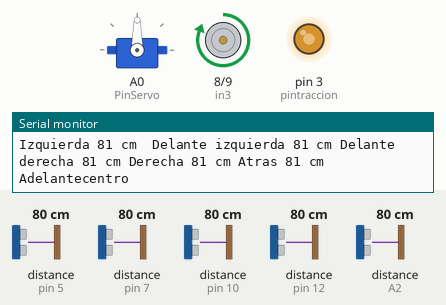
This sketch was run on a simulated Arduino Uno, built with avr-gcc and run on an emulated ATmega328P. Shown: servo, motor-driver pin pairs drawn as motors (green arrow = first pin HIGH = forward, orange = second pin HIGH = backward, longer = more drive), output pins drawn as LEDs (lit = HIGH), the last lines printed to the serial monitor. The inputs (shaded band) are chosen by the test bench; at power-on: distance to the obstacle (sensors on pin 5, pin 10, pin 12, pin 7, A2) 80 cm. The echo pulse lasts 58.3 µs per cm.

Above: at 1.2 s.
1.3 s: distance to the obstacle (sensor on pin 5) set to 2 cm
At 2.5 s:
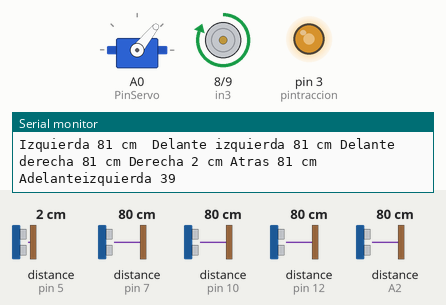
2.8 s: distance to the obstacle (sensor on pin 10) set to 64 cm
At 3.7 s:
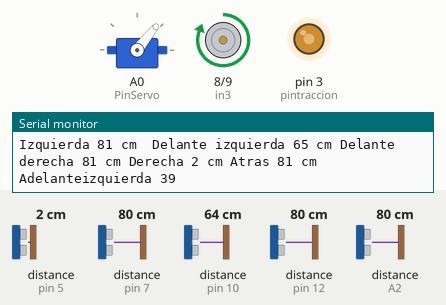
5.8 s: distance to the obstacle (sensor on pin 10) set to 55 cm
At 6.8 s:
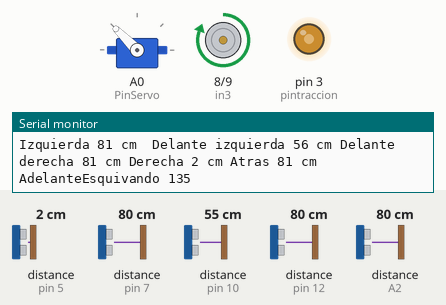
7.4 s: distance to the obstacle (sensor on pin 12) set to 2 cm
At 7.9 s:
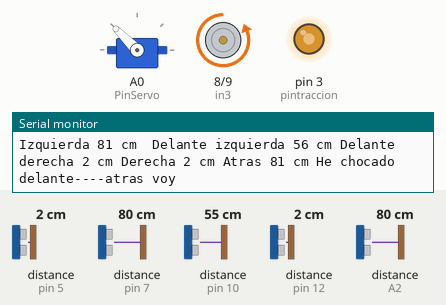
8.9 s: distance to the obstacle (sensor on pin 7) set to 14 cm
11.9 s: distance to the obstacle (sensor on pin 7) set to 10 cm
At 12.7 s:
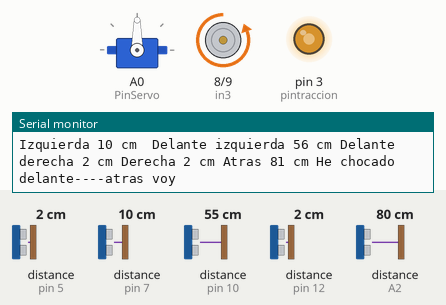
Timing chart, 0 to 14.5 s (numbered marks = the images above; inputs shaded):
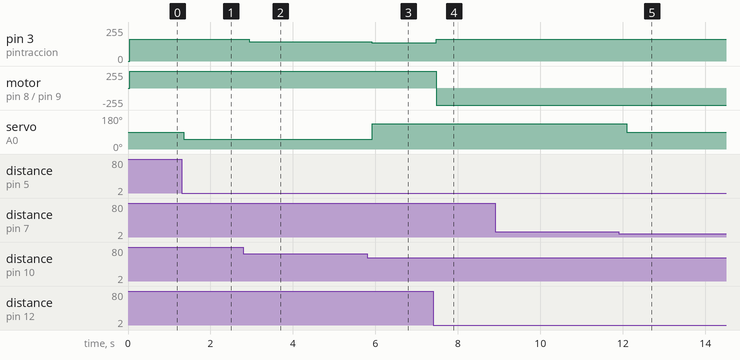

Measured:
- the behaviour switches between 59 and 58 cm on distance to the obstacle (sensor on pin 10) (found by bisection; images 2 and 3)
- the behaviour switches between 13 and 12 cm on distance to the obstacle (sensor on pin 7) (found by bisection; images 4 and 5)
- after the input at 1.3 s, servo on A0 (PinServo): 90° → 51° after 0.05 s
- after the input at 2.8 s, pin 3 (pintraccion): 162/255 → 146/255 after 0.14 s
- after the input at 5.8 s, pin 3 (pintraccion): 146/255 → 137/255 after 0.12 s; servo on A0 (PinServo): 51° → 135° after 0.12 s
- after the input at 7.4 s, pin 3 (pintraccion): 137/255 → 162/255 after 0.07 s; motor on pin 8 (in3) / pin 9 (in4): forward 255/255 → backward 255/255 after 0.07 s
- after the input at 11.9 s, servo on A0 (PinServo): 135° → 90° after 0.20 s

The sketch:

coche_autonomo_servo.ino
```cpp
#include <NewPing.h>
#include <Servo.h>
///declaraciones de funciones////
void MoverCoche();
void MirarSiChoco();
void MedirTodosLados();
int TomarMedida(NewPing sonar, int indice);
void CentrarCoche();
void AtrasGiro();
void MoverHaciaAdelante();
void MoverHaciaAtras();
void DejarCocheParado();
void GirarDerecha(int sumatorio1);
void GirarIzquierda(int sumatorio1);
void CalcularAngulo(int sumatorio1);
void CentrarDireccion();
void Esquivar(byte Angulo);
int ControlTraccion();
////ya lo llevamos bien no??//

//// esto para los mensajes de consola/////
String lado[] = {"Derecha ", " Delante izquierda ", "Delante derecha " , "Izquierda ", "Atras "};

////////////////variables////////////////////////
boolean ChoqueDel = false;
boolean ChoqueTras = false;
boolean ObstaculoDer = false;
boolean ObstaculoIzq = false;
int Angulo = 0;
byte Angulogiro = 45; /////defino Angulogiro aqui por el tema de los limites del mecanismo de giro del propio coche

/////MEDIDAS: las distancias en cm///
int izquierda = 0;
int derecha = 0;
int detras = 0;
int delanteder = 0;
int delanteizq = 0;

//////esto se puede ajustar segun corra el coche
byte margen = 10;///margen lateral
byte MargenGiro = 60;////aqui giramos
byte choque = 36;////aqui no nos da tiempo de girar ya

//////////////////los pines del arduino//////////////////////
////servo aqui
int PinServo = A0;///anda de lujo, aunque no te lo creas
int PulsoMin = 600;////ajustes del servo
int PulsoMax = 2400;
//////////////////////pines////////////////////////
/////delanteros
byte PingFaroder = 13;
byte EchoFaroder = 12;
byte PingFaroizq = 11;
byte EchoFaroizq = 10;
////modulo motores
byte in4 = 9;
byte in3 = 8;
////lados
byte EchoIzq = 7;
byte pingizq = 6;
byte EchoDer = 5;
byte pingder = 4;
///detras
/*byte pingdet = 3; // Arduino pin tied to trigger pin on the ultrasonic sensor.
  byte EchoDet = 2; // Arduino pin tied to echo pin on the ultrasonic sensor.
*/
byte pingdet = A1; // Arduino pin tied to trigger pin on the ultrasonic sensor.
byte EchoDet = A2; // Arduino pin tied to echo pin on the ultrasonic sensor.
byte pintraccion = 3;

#define MAX_DISTANCE 380 // Maximum distance we want to ping for (in centimeters). Maximum sensor distance is rated at 400-500cm.

NewPing sonarfaroder(PingFaroder, EchoFaroder, MAX_DISTANCE); // NewPing setup of pins and maximum distance.
NewPing sonarfaroizq(PingFaroizq, EchoFaroizq, MAX_DISTANCE); // NewPing setup of pins and maximum distance.
NewPing sonarder(pingder, EchoDer, MAX_DISTANCE); // NewPing setup of pins and maximum distance.
NewPing sonarizq(pingizq, EchoIzq, MAX_DISTANCE); // NewPing setup of pins and maximum distance.
NewPing sonardetras(pingdet, EchoDet, MAX_DISTANCE); // NewPing setup of pins and maximum distance.
Servo servo1;

void setup() {
  Serial.begin(9600); // abrimos consola para ver qe hace el arduino.
  /////modulo motores
  pinMode(in3, OUTPUT);
  pinMode(in4, OUTPUT);
  pinMode(pintraccion, OUTPUT);
  pinMode(PinServo, OUTPUT);//A0 recuerda
  servo1.attach(PinServo, PulsoMin, PulsoMax);
}

void loop() {/////////////////loop///////loop//////////////loop/////////////////////////////////
  MedirTodosLados();
  while (delanteizq > MargenGiro && delanteder > MargenGiro) {
    ///mientras tenga campo libre tiro palante
    MoverHaciaAdelante();//funciona moviemiento pura y dura//
    CentrarCoche();
    MedirTodosLados();
  }
  /////////////ya no tengo campo libre/////////
  MoverCoche();
}

void MoverCoche() {
  ///delante los faros: se me acerca un obstaculo
  ChoqueDel = false;//vamos a mirar si chocamos
  ChoqueTras = false;
  ObstaculoDer = false;
  ObstaculoIzq = false;

  if (delanteder < MargenGiro) {  ///dos faros/sensores recuerda
    ObstaculoDer = true;
  }
  if (delanteizq < MargenGiro) {
    ObstaculoIzq = true;
  }
  if (ObstaculoDer || ObstaculoIzq) { ///uno U otro
    MirarSiChoco();////////comprobaciones varias
  }
  ///vengo del MirarSiChoco();

  ////////aqui la toma de decisiones.
  if (ChoqueDel == false) { ///no choco, solo tengo un obstaculo; puedo tirar alante

    if (ObstaculoDer && ObstaculoIzq) {///obstaculo en los dos lados: atras
      AtrasGiro();
      MoverHaciaAtras();
    } else if (ObstaculoDer) {///obstaculo en un lado solo
      MoverHaciaAdelante();
      Esquivar(90 - Angulogiro);
      Serial.println("Obstaculo derecha");
    } else if (ObstaculoIzq) {///obstaculo en un lado solo
      MoverHaciaAdelante();
      Esquivar(90 + Angulogiro);
      Serial.println("Obstaculo izquierda");
    } else {///si no hay obstaculos centro el coche;
      MoverHaciaAdelante();
      CentrarCoche();///redundante, lo se
    }
  } else { ///ChoqueDel es true
    if (ChoqueTras == true) {
      ///aqui no me puedo mover
      DejarCocheParado();
      CentrarDireccion();
      Serial.println("Quieto parao");
    } else {
      Serial.println("He chocado delante----atras voy");
      MoverHaciaAtras();
      AtrasGiro();
    }
  }
}
void MirarSiChoco() { ///miro si choco delante o detras

  //choque = 35;////aqui no nos da tiempo de girar ya
  /////miro si estoy chocando////o voy a hacerlo
  if (delanteder < choque && delanteder > 0) {
    ChoqueDel = true;
  } else if (delanteizq < choque && delanteizq > 0) {
    ChoqueDel = true;
  } else {
    ChoqueDel = false;
  }
  ////miro si choco atras///
  if (detras < choque && detras > 0) {/////////esto es una prueba
    ChoqueTras = true;
  }
}
void MedirTodosLados() {
  ////String lado[] = {" derecha", " delante izquierda "," delante derecha " , " izquierda", " atras "};
  ///orden asi para que no se interfieran, o eso intento
  izquierda = TomarMedida(sonarizq, 3);
  delanteizq = TomarMedida(sonarfaroizq, 1);
  delay(20);///estabilidad, rebotes de la señal en las paredes etc
  delanteder = TomarMedida(sonarfaroder, 2);
  derecha = TomarMedida(sonarder, 0);
  detras = TomarMedida(sonardetras, 4);
  ///Serial.println();
}
/*
  void medirdelante() {
  }
  void medirlados() {

  }*/

int TomarMedida(NewPing sonar, int indice) {
  int distancia = 0;
  unsigned int uS = sonar.ping(); // Send ping, get ping time in microseconds (uS).
  Serial.print(lado[indice]);
  distancia = uS / US_ROUNDTRIP_CM;
  ///if (distancia > MAX_DISTANCE || distancia < 0) {
  if (distancia < 0) { //veremos a campo abierto que hace
    distancia = 0;
  }
  Serial.print(distancia);
  Serial.print(" cm ");
  return distancia;
}

void CentrarCoche() {
  int sumatorio = derecha - izquierda;
  if (sumatorio > 0 && sumatorio > margen) {////////derecha es mas grande
    GirarDerecha(sumatorio);
  } else if (sumatorio < 0 && sumatorio < (0 - margen)) {///izquierda es mas grande, da negativo
    GirarIzquierda(sumatorio);
  } else {
    CentrarDireccion();
  }
  /*if (derecha > izquierda && ((derecha - izquierda) > margen)) {
    GirarDerecha();
    } else if (izquierda > derecha && ((izquierda - derecha) > margen)) {
    GirarIzquierda();
    } else {
    CentrarDireccion();
    }*/
}
void AtrasGiro() { /// para cuando vaya hacia atras gire hacia area libre
  int sumatorio = derecha - izquierda;
  if (sumatorio > 0 && sumatorio > margen) {////////derecha es mas grande
    Esquivar(90 - Angulogiro);
  } else if (sumatorio < 0 && sumatorio < (0 - margen)) {///izquierda es mas grande, da negativo
    Esquivar(90 + Angulogiro);
  } else {
    CentrarDireccion();
  }
}
/*///autoguia
 * } else if (ObstaculoDer) {///obstaculo en un lado solo
      MoverHaciaAdelante();
      Esquivar(90 - Angulogiro);
      Serial.println("Obstaculo derecha");
    } else if (ObstaculoIzq) {///obstaculo en un lado solo
      MoverHaciaAdelante();
      Esquivar(90 + Angulogiro);
      Serial.println("Obstaculo izquierda");
 */

//////////////////actuo sobre los pines aqui////////////////////////////
void MoverHaciaAdelante() {
  analogWrite(pintraccion, ControlTraccion());
  Serial.print("Adelante");
  digitalWrite(in3, HIGH);
  digitalWrite(in4, LOW);
}
void MoverHaciaAtras() {
  int aux = detras * 2;
  if (aux > 255) {
    aux = 255;
  }
  analogWrite(pintraccion, aux);
  digitalWrite(in3, LOW);
  digitalWrite(in4, HIGH);
  Serial.println("Atras");
}
void DejarCocheParado() {
  //digitalWrite(ena, LOW);///ena es motor principal de movimiento
  analogWrite(pintraccion, 0);
  digitalWrite(in3, LOW);
  digitalWrite(in4, LOW);
  Serial.println("paro");
}

//////////con servo//// estas funciones centran el coche,
////no tienen en cuenta los dos sensores delanteros
void GirarDerecha(int sumatorio1) {
  CalcularAngulo(sumatorio1);
  servo1.write(90 + Angulo); ///90 es centro,
  Serial.print("derecha ");
  Serial.println(Angulo);
}
void GirarIzquierda(int sumatorio1) {
  CalcularAngulo(sumatorio1);
  servo1.write(90 - Angulo); ///90 es centro,
  Serial.print("izquierda ");
  Serial.println(Angulo);
}
void CalcularAngulo(int sumatorio1) {
  Angulo = abs(sumatorio1);//abs()[Math] Description  Calculates the absolute value of a number.
  Angulo = Angulo / 2; ////asi deberia girar mas suave
  if (Angulo > Angulogiro) {   ///Angulogiro = 45
    Angulo = Angulogiro;
  }
}
void CentrarDireccion() {
  Serial.println("centro");
  servo1.write(90);
}
void Esquivar(byte Angulo) {
  servo1.write(Angulo);
  Serial.print("Esquivando ");
  Serial.println(Angulo);
}
int ControlTraccion() {////para limitarle un poco la potencia a los motores y no vaya tan loco
  int media = ( delanteder + delanteizq);// / 2;
  if (media > 255) {
    media = 255;
  }
  return media;
}
```
